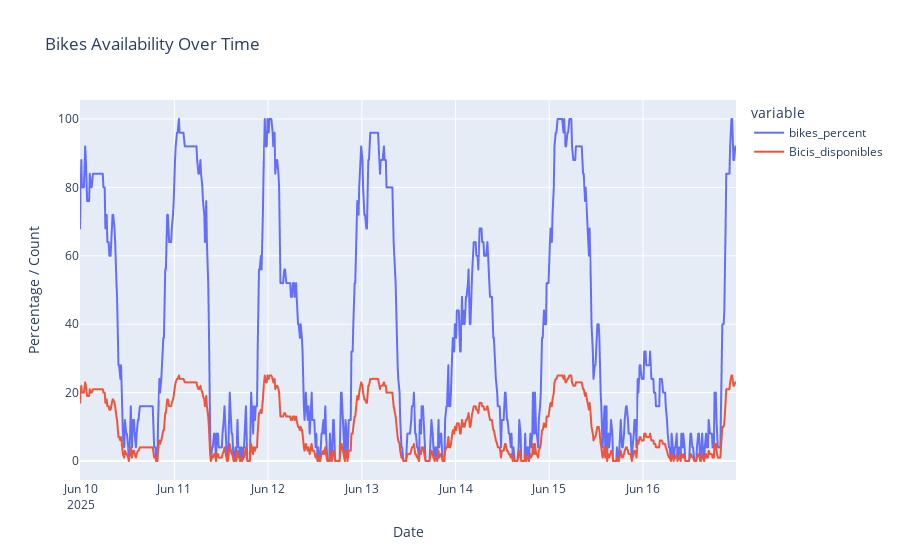

Notebook code cell kept with this figure:
### Code cell
# plot series with plotly
import plotly.express as px

fig = px.line(
    filtered_test,
    x="fecha_actualizacion",
    y=["bikes_percent", "Bicis_disponibles"],
    title="Bikes Availability Over Time",
    labels={"fecha_actualizacion": "Date", "value": "Percentage / Count"},
)
fig.show()

### Figure 1 — Plotly figure (JSON) as saved in the notebook; plotly's stock layout.template omitted (floating-point values rounded to 4 significant figures; data arrays with more than 128 entries replaced by an {"elided": "..."} marker saying what was removed)
{"data": [{"hovertemplate": "variable=bikes_percent<br>Date=%{x}<br>Percentage / Count=%{y}<extra></extra>", "legendgroup": "bikes_percent", "line": {"color": "#636efa", "dash": "solid"}, "marker": {"symbol": "circle"}, "mode": "lines", "name": "bikes_percent", "showlegend": true, "type": "scattergl", "x": {"elided": "673 str values"}, "xaxis": "x", "y": {"elided": "673 float values"}, "yaxis": "y"}, {"hovertemplate": "variable=Bicis_disponibles<br>Date=%{x}<br>Percentage / Count=%{y}<extra></extra>", "legendgroup": "Bicis_disponibles", "line": {"color": "#EF553B", "dash": "solid"}, "marker": {"symbol": "circle"}, "mode": "lines", "name": "Bicis_disponibles", "showlegend": true, "type": "scattergl", "x": {"elided": "673 str values"}, "xaxis": "x", "y": {"elided": "673 float values"}, "yaxis": "y"}], "layout": {"legend": {"title": {"text": "variable"}, "tracegroupgap": 0}, "title": {"text": "Bikes Availability Over Time"}, "xaxis": {"anchor": "y", "domain": [0, 1], "title": {"text": "Date"}}, "yaxis": {"anchor": "x", "domain": [0, 1], "title": {"text": "Percentage / Count"}}}}
